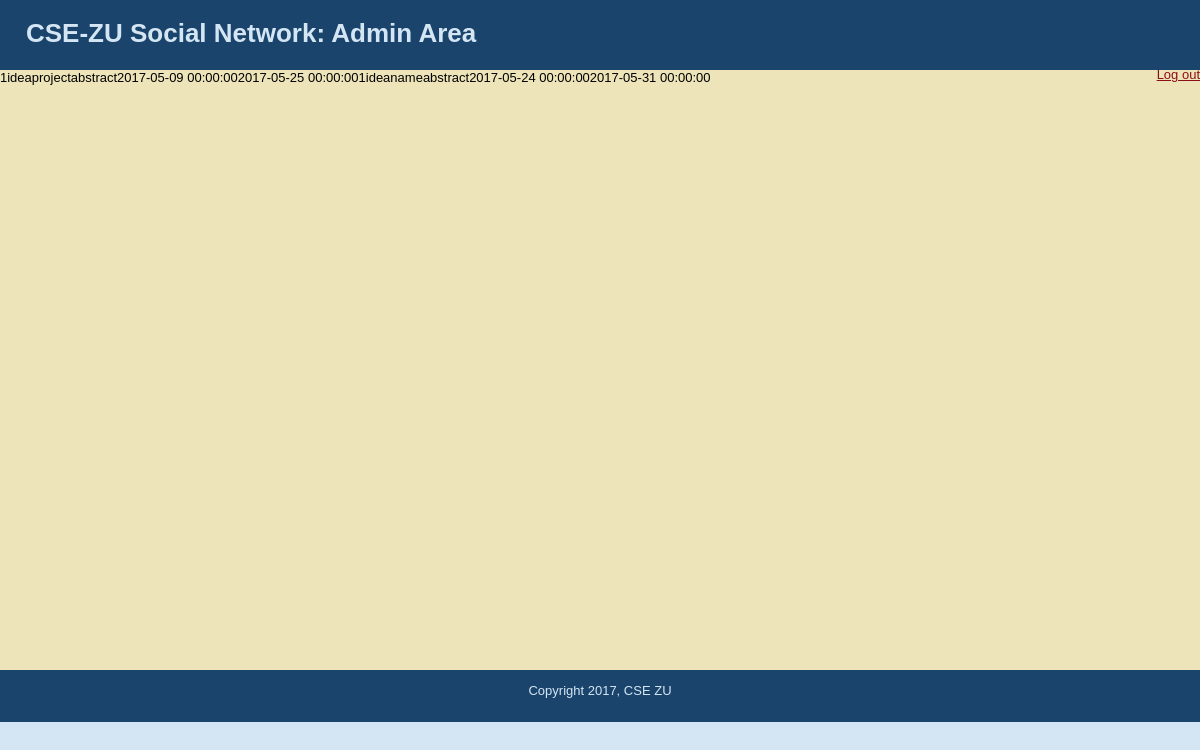
The page /pages/project/index.php (signed in) on the database its author committed.
### tables this page shows
CREATE TABLE IF NOT EXISTS `project` (
  `project_id` INT UNSIGNED NOT NULL AUTO_INCREMENT,
  `supervisor` INT UNSIGNED NOT NULL,
  `idea` TEXT NULL,
  `name` TEXT NULL,
  `abstract` TEXT NULL,
  `date_started` DATETIME NOT NULL,
  `date_ended` DATETIME NULL,
  PRIMARY KEY (`project_id`, `supervisor`),
  UNIQUE INDEX `project_id_UNIQUE` (`project_id` ASC),
  CONSTRAINT `professor`
    FOREIGN KEY (`supervisor`)
    REFERENCES `user` (`user_id`)
    ON DELETE NO ACTION
    ON UPDATE NO ACTION);

### includes/session.php (called while the page is built, shortened)
<?php
	function admin_check(){
		return isset($_SESSION['admin']);
	}
?>

### includes/courses_projects_model.php (called while the page is built, shortened)
<?php
require_once("../../includes/db_connection.php");
function get_projects (){
    global $connection;
    $query = "SELECT * FROM `project`";
    $result = mysqli_query($connection, $query);
    if (mysqli_num_rows($result) > 0)
        return $result;
    else
        return FALSE;
}

### pages/project/index.php (the view, shortened to what this page needs)
<?php
require_once ("../../includes/courses_projects_model.php");
require_once ("../../includes/session.php");
if (isset($_GET['id']) && (int) $_GET['id'] > 0) {
	$id = (int) $_GET['id'];
	$project = get_project_by_id ($id);
	if (!count($project) > 0) {
		$message = "An error has been occurred, Project is not found!";
	}
} else {
	$projects = get_projects ();
}
?>
<?php
	if(admin_check()){
		include("../../includes/header_admin.php");
	}else{
		include("../../includes/header.php");
		include("../../includes/sidebar.php");
	}
?>
<?php
if (isset($project)){
	echo htmlentities($project['supervisor']);
	echo htmlentities($project['idea']);
	echo htmlentities($project['name']);
	echo htmlentities($project['abstract']);
	echo htmlentities($project['date_started']);
	echo htmlentities($project['date_ended']);
	if(admin_check()){
		echo "<a href=\"update_project.php?id={$id}\"";
		echo "<a href=\"delete_project.php?id={$id}\"";
	}
} elseif (isset($projects)) {
	while ($project = mysqli_fetch_assoc($projects)) {
		echo htmlentities($project['supervisor']);
		echo htmlentities($project['idea']);
		echo htmlentities($project['name']);
		echo htmlentities($project['abstract']);
		echo htmlentities($project['date_started']);
		echo htmlentities($project['date_ended']);
	}
}
?>
<?php
	if(admin_check()){
		include("../../includes/footer_admin.php");
	}else{
		include("../../includes/footer.php");
	}
?>

### stylesheets/public.css (style rules this page uses)
html { height: 100%; width: 100%; }
body { width: 100%; height: 100%; margin: 0px; padding: 0px; border: 0px; font-family: Verdana, Arial, Helvetica, sans-serif; background: #D4E6F4; font-size: 13px; line-height: 15px; }

### rows shown on the page
project: supervisor "1", idea "idea", name "project", abstract "abstract", date_started "2017-05-09 00:00:00", date_ended "2017-05-25 00:00:00"
project: supervisor "1", idea "idea", name "name", abstract "abstract", date_started "2017-05-24 00:00:00", date_ended "2017-05-31 00:00:00"
